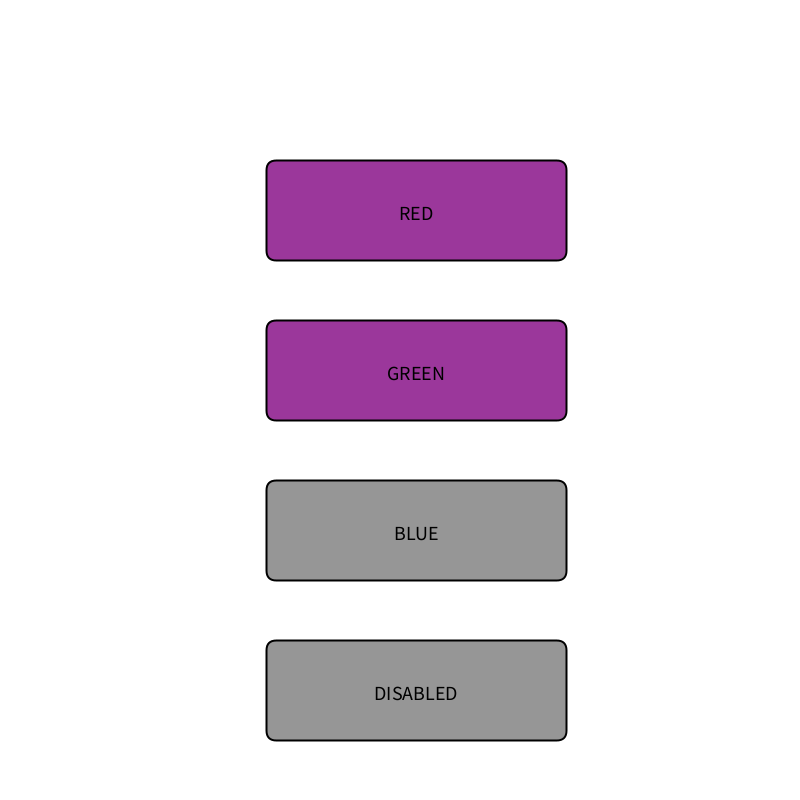
Frame 1 (no input)
Frame 60 (the mouse pressed at the canvas centre just before this capture): identical to frame 1, image omitted
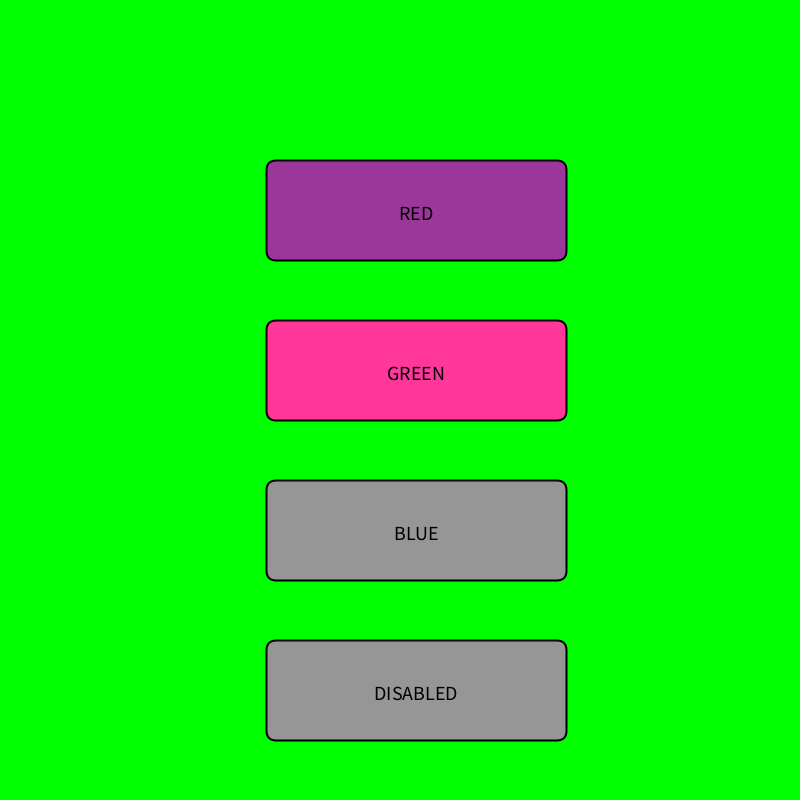
Frame 120 (the mouse held since frame 60 and released just before this capture)

The Processing sketch that drew these frames (run headless with seeded random() and noise(); from frame 60 on, the mouse is pressed at the canvas centre):

// Processing sketch: botones_prueba
// ── botones_prueba.pde
// Componentes de la GUI - Botones

// Botones de la GUI
Button b1, b2, b3, b4;

// Dimensiones de los botones
float buttonW = 300;
float buttonH = 100;

// Color de fondo de la App
color bgColor = color(255);

void setup() {

  size(800, 800);      // Dimensiones de la Pantalla

  // Creació dels botons
  b1 = new Button("RED", width/3, height/5, buttonW, buttonH);
  b2 = new Button("GREEN", width/3, 2*height/5, buttonW, buttonH);
  b3 = new Button("BLUE", width/3, 3*height/5, buttonW, buttonH);
  b4 = new Button("DISABLED", width/3, 4*height/5, buttonW, buttonH);

  //Desactiva el botón b4
  b4.setEnabled(false);
  b3.setEnabled(false);
}

void draw() {

  //Fondo de la ventana
  background(bgColor);

  // Dibuja los botones
  b1.display();
  b2.display();
  b3.display();
  b4.display();

  //Actualiza forma del cursor
  updateCursor();
}

// En caso de apretar el mouse
void mousePressed() {

  //Si apretamos sobre el botón b1 y está habilitado
  if (b1.mouseOverButton() && b1.enabled) {
    bgColor = color(255, 0, 0);
  }
  //Si apretamos sobre el botón b2 y está habilitado
  else if (b2.mouseOverButton() && b2.enabled) {
    bgColor = color(0, 255, 0);
  }
  //Si apretamos sobre el botón b3 y está habilitado
  else if (b3.mouseOverButton() && b3.enabled) {
    bgColor = color(0, 0, 255);
  }
}


// Modifica el cursor
void updateCursor() {

  //Si está sobre algún botón (b1, b2 o b3) y está habilitado
  if ((b1.mouseOverButton() && b1.enabled)||
    (b2.mouseOverButton() && b2.enabled)||
    (b3.mouseOverButton() && b3.enabled)) {
    cursor(HAND);
  } else {
    cursor(ARROW);
  }
}

// ── Button.pde
// Classe Botón

class Button {
  
 // propiedades de los botones
 float x, y, w, h;  // posición y dimensión
 
 // Colores de contorno, fill, activo i desactivado
 color fillColor, strokeColor;
 color fillColorOver, fillColorDisabled;
 
 String textBoton;  // Texto
 boolean enabled;  // Habilitado / deshabilitado
 
 //Constructor
 Button(String text, float x, float y, float w, float h){
   this.textBoton = text;
   this.x = x;
   this.y = y;
   this.w = w;
   this.h = h;
   this.enabled = true;
   fillColor = color(155, 55, 155);
   fillColorOver = color(255, 55, 155);
   fillColorDisabled = color(150);
   strokeColor = color(0);
 }
 
 // Setters
 
 void setEnabled(boolean b){
   this.enabled = b;
 }
 
 // Dibujar el botón
 void display(){
   pushStyle();
   if(!enabled){
     fill(fillColorDisabled);  // Color deshabilitado
   }
   else if(mouseOverButton()){
     fill(fillColorOver);      // Color cuando el mouse está encima
   }
   else{
     fill(fillColor);          // Color activo sin mouse
   }
   stroke(strokeColor); strokeWeight(2);        //Color i grosor del contorno
   rect(this.x, this.y, this.w, this.h, 10);    // Rectangulo del botón
   
   // Texto (color, alineación i tamaño)
   fill(0); textAlign(CENTER); textSize(20);
   text(textBoton, this.x + this.w/2, this.y + this.h/2 + 10);
   popStyle();
 }
 
 // Indica si el cursor está sobre el botón
 boolean mouseOverButton(){
   return (mouseX >= this.x) && 
          (mouseX<=this.x + this.w) && 
          (mouseY>= this.y) && 
          (mouseY<= this.y + this.h); 
 }
  
}
